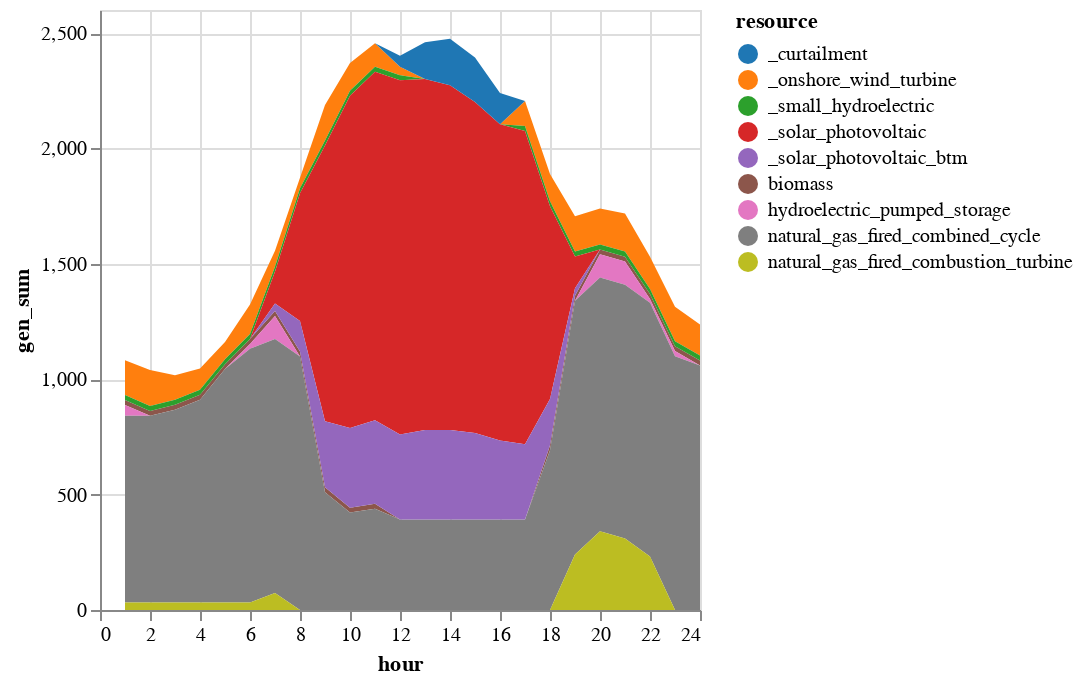

The notebook cell this image was saved under:
### Markdown cell above
**B. Solve the new UC with PHS and plot.**

Using the above formulation, solve for the same parameters in Problem 1 and plot. For the purposes of plotting, you will want to create two resources&mdash;PHS_charge and PHS_discharge. By convention, you could put PHS_charge on top to indicate this is increasing system load.

### Code cell
# Optimise!
solution_storage = unit_commitment_storage(gen_df, Demand, gen_variable_long);

# Plot output - stacked generation chart
plot_solution(solution_storage, gen_df)

### Figure 1 — Vega-Lite specification as saved in the notebook (floating-point values rounded to 4 significant figures; data arrays with more than 128 entries replaced by an {"elided": "..."} marker saying what was removed)
{"data": {"values": {"elided": "216 records"}}, "encoding": {"color": {"field": "resource", "scale": {"scheme": "category10"}, "type": "nominal"}, "x": {"field": "hour", "type": "quantitative"}, "y": {"field": "gen_sum", "stack": "zero", "type": "quantitative"}}, "mark": "area"}
